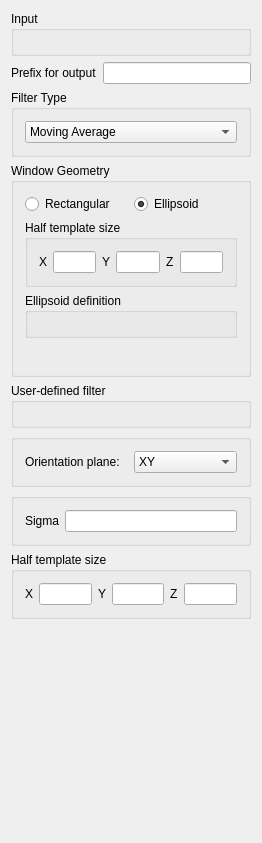
<?xml version="1.0" encoding="UTF-8"?>
<ui version="4.0">
 <class>movingWindows</class>
 <widget class="QWidget" name="movingWindows">
  <property name="enabled">
   <bool>true</bool>
  </property>
  <property name="geometry">
   <rect>
    <x>0</x>
    <y>0</y>
    <width>262</width>
    <height>843</height>
   </rect>
  </property>
  <property name="windowTitle">
   <string>Moving Windows</string>
  </property>
  <property name="AlgorithmCategory" stdset="0">
   <string>Utilities</string>
  </property>
  <property name="AlgorithmDescription" stdset="0">
   <string>Spatial Filtering</string>
  </property>
  <layout class="QGridLayout">
   <item row="0" column="0">
    <widget class="Q3GroupBox" name="GroupBox3">
     <property name="title">
      <string>Input</string>
     </property>
     <layout class="QVBoxLayout">
      <item>
       <widget class="PropertySelector" name="Input_data"/>
      </item>
     </layout>
    </widget>
   </item>
   <item row="1" column="0">
    <layout class="QHBoxLayout">
     <item>
      <widget class="QLabel" name="textLabel1_3">
       <property name="text">
        <string>Prefix for output</string>
       </property>
       <property name="wordWrap">
        <bool>false</bool>
       </property>
      </widget>
     </item>
     <item>
      <widget class="QLineEdit" name="prefix_out"/>
     </item>
    </layout>
   </item>
   <item row="2" column="0">
    <widget class="GsTLGroupBox" name="gsTLGroupBox9">
     <property name="title">
      <string>Filter Type</string>
     </property>
     <layout class="QVBoxLayout">
      <item>
       <widget class="QComboBox" name="filter_type">
        <item>
         <property name="text">
          <string>Moving Average</string>
         </property>
        </item>
        <item>
         <property name="text">
          <string>Moving Variance</string>
         </property>
        </item>
        <item>
         <property name="text">
          <string>Gaussian low pass</string>
         </property>
        </item>
        <item>
         <property name="text">
          <string>User defined</string>
         </property>
        </item>
        <item>
         <property name="text">
          <string>Sobel</string>
         </property>
        </item>
        <item>
         <property name="text">
          <string>Default Filtersim filters</string>
         </property>
        </item>
       </widget>
      </item>
     </layout>
    </widget>
   </item>
   <item row="3" column="0">
    <widget class="GsTLGroupBox" name="gsTLGroupBox">
     <property name="title">
      <string>Window Geometry</string>
     </property>
     <property name="keyword" stdset="0">
      <string>Moving Average;Moving Variance;Gaussian low pass</string>
     </property>
     <layout class="QGridLayout">
      <item row="0" column="0">
       <layout class="QHBoxLayout">
        <item>
         <widget class="QRadioButton" name="is_neigh_rect">
          <property name="text">
           <string>Rectangular</string>
          </property>
          <attribute name="buttonGroup">
           <string>buttonGroup</string>
          </attribute>
         </widget>
        </item>
        <item>
         <widget class="QRadioButton" name="is_neigh_ellipsoid">
          <property name="text">
           <string>Ellipsoid</string>
          </property>
          <property name="checked">
           <bool>true</bool>
          </property>
          <attribute name="buttonGroup">
           <string>buttonGroup</string>
          </attribute>
         </widget>
        </item>
       </layout>
      </item>
      <item row="1" column="0">
       <widget class="GsTLGroupBox" name="box_rect_size">
        <property name="title">
         <string>Half template size</string>
        </property>
        <property name="keyword" stdset="0">
         <string>Abracadabra</string>
        </property>
        <property name="displayed" stdset="0">
         <bool>false</bool>
        </property>
        <layout class="QHBoxLayout">
         <item>
          <layout class="QHBoxLayout">
           <item>
            <widget class="QLabel" name="textLabel1">
             <property name="text">
              <string>X</string>
             </property>
             <property name="wordWrap">
              <bool>false</bool>
             </property>
            </widget>
           </item>
           <item>
            <widget class="QLineEdit" name="size_x"/>
           </item>
          </layout>
         </item>
         <item>
          <layout class="QHBoxLayout">
           <item>
            <widget class="QLabel" name="textLabel1_4">
             <property name="text">
              <string>Y</string>
             </property>
             <property name="wordWrap">
              <bool>false</bool>
             </property>
            </widget>
           </item>
           <item>
            <widget class="QLineEdit" name="size_y"/>
           </item>
          </layout>
         </item>
         <item>
          <layout class="QHBoxLayout">
           <item>
            <widget class="QLabel" name="textLabel1_2">
             <property name="text">
              <string>Z</string>
             </property>
             <property name="wordWrap">
              <bool>false</bool>
             </property>
            </widget>
           </item>
           <item>
            <widget class="QLineEdit" name="size_z"/>
           </item>
          </layout>
         </item>
        </layout>
       </widget>
      </item>
      <item row="2" column="0">
       <widget class="GsTLGroupBox" name="box_ellip_size">
        <property name="title">
         <string>Ellipsoid definition</string>
        </property>
        <property name="keyword" stdset="0">
         <string>Abracadabra</string>
        </property>
        <layout class="QVBoxLayout">
         <item>
          <widget class="EllipsoidInput" name="neigh_ellipsoid"/>
         </item>
        </layout>
       </widget>
      </item>
      <item row="3" column="0">
       <spacer name="spacer3">
        <property name="orientation">
         <enum>Qt::Vertical</enum>
        </property>
        <property name="sizeType">
         <enum>QSizePolicy::Expanding</enum>
        </property>
        <property name="sizeHint" stdset="0">
         <size>
          <width>20</width>
          <height>21</height>
         </size>
        </property>
       </spacer>
      </item>
     </layout>
    </widget>
   </item>
   <item row="4" column="0">
    <widget class="GsTLGroupBox" name="box_filename">
     <property name="title">
      <string>User-defined filter</string>
     </property>
     <property name="keyword" stdset="0">
      <string>User defined</string>
     </property>
     <property name="displayed" stdset="0">
      <bool>false</bool>
     </property>
     <layout class="QVBoxLayout">
      <item>
       <widget class="FileChooser" name="filter_filename"/>
      </item>
     </layout>
    </widget>
   </item>
   <item row="5" column="0">
    <widget class="GsTLGroupBox" name="box_Sobel">
     <property name="title">
      <string/>
     </property>
     <property name="keyword" stdset="0">
      <string>Sobel</string>
     </property>
     <property name="displayed" stdset="0">
      <bool>false</bool>
     </property>
     <layout class="QGridLayout">
      <item row="0" column="0">
       <layout class="QHBoxLayout">
        <item>
         <widget class="QLabel" name="textLabel1_5">
          <property name="text">
           <string>Orientation plane:</string>
          </property>
          <property name="wordWrap">
           <bool>false</bool>
          </property>
         </widget>
        </item>
        <item>
         <widget class="QComboBox" name="Sobel_orientation">
          <item>
           <property name="text">
            <string>XY</string>
           </property>
          </item>
          <item>
           <property name="text">
            <string>XZ</string>
           </property>
          </item>
          <item>
           <property name="text">
            <string>YZ</string>
           </property>
          </item>
         </widget>
        </item>
       </layout>
      </item>
     </layout>
    </widget>
   </item>
   <item row="6" column="0">
    <widget class="GsTLGroupBox" name="box_sigma">
     <property name="title">
      <string/>
     </property>
     <property name="keyword" stdset="0">
      <string>Gaussian low pass</string>
     </property>
     <property name="displayed" stdset="0">
      <bool>false</bool>
     </property>
     <layout class="QVBoxLayout">
      <item>
       <layout class="QHBoxLayout">
        <item>
         <widget class="QLabel" name="textLabel1_3_2">
          <property name="text">
           <string>Sigma</string>
          </property>
          <property name="wordWrap">
           <bool>false</bool>
          </property>
         </widget>
        </item>
        <item>
         <widget class="QLineEdit" name="sigma"/>
        </item>
       </layout>
      </item>
     </layout>
    </widget>
   </item>
   <item row="7" column="0">
    <widget class="GsTLGroupBox" name="box_Filtersim_def">
     <property name="title">
      <string>Half template size</string>
     </property>
     <property name="keyword" stdset="0">
      <string>Default Filtersim filters</string>
     </property>
     <property name="displayed" stdset="0">
      <bool>false</bool>
     </property>
     <layout class="QHBoxLayout">
      <item>
       <layout class="QHBoxLayout">
        <item>
         <widget class="QLabel" name="textLabel1_5_2">
          <property name="text">
           <string>X</string>
          </property>
          <property name="wordWrap">
           <bool>false</bool>
          </property>
         </widget>
        </item>
        <item>
         <widget class="QLineEdit" name="Filtsim_def_size_x"/>
        </item>
       </layout>
      </item>
      <item>
       <layout class="QHBoxLayout">
        <item>
         <widget class="QLabel" name="textLabel1_4_2_2">
          <property name="text">
           <string>Y</string>
          </property>
          <property name="wordWrap">
           <bool>false</bool>
          </property>
         </widget>
        </item>
        <item>
         <widget class="QLineEdit" name="Filtsim_def_size_y"/>
        </item>
       </layout>
      </item>
      <item>
       <layout class="QHBoxLayout">
        <item>
         <widget class="QLabel" name="textLabel1_2_2_2">
          <property name="text">
           <string>Z</string>
          </property>
          <property name="wordWrap">
           <bool>false</bool>
          </property>
         </widget>
        </item>
        <item>
         <widget class="QLineEdit" name="Filtsim_def_size_z"/>
        </item>
       </layout>
      </item>
     </layout>
    </widget>
   </item>
   <item row="8" column="0">
    <spacer name="spacer2">
     <property name="orientation">
      <enum>Qt::Vertical</enum>
     </property>
     <property name="sizeType">
      <enum>QSizePolicy::Expanding</enum>
     </property>
     <property name="sizeHint" stdset="0">
      <size>
       <width>20</width>
       <height>50</height>
      </size>
     </property>
    </spacer>
   </item>
  </layout>
 </widget>
 <layoutdefault spacing="6" margin="11"/>
 <pixmapfunction>qPixmapFromMimeSource</pixmapfunction>
 <customwidgets>
  <customwidget>
   <class>FileChooser</class>
   <extends>QWidget</extends>
   <header>GsTLAppli/extra/qtplugins/filechooser.h</header>
  </customwidget>
  <customwidget>
   <class>GsTLGroupBox</class>
   <extends>QGroupBox</extends>
   <header>GsTLAppli/extra/qtplugins/selectors.h</header>
  </customwidget>
  <customwidget>
   <class>EllipsoidInput</class>
   <extends>QWidget</extends>
   <header>GsTLAppli/extra/qtplugins/ellipsoid_input.h</header>
  </customwidget>
  <customwidget>
   <class>PropertySelector</class>
   <extends>QWidget</extends>
   <header>GsTLAppli/extra/qtplugins/selectors.h</header>
  </customwidget>
  <customwidget>
   <class>Q3GroupBox</class>
   <extends>QGroupBox</extends>
   <header>Qt3Support/Q3GroupBox</header>
   <container>1</container>
  </customwidget>
 </customwidgets>
 <includes>
  <include location="local">propertyselector.h</include>
  <include location="local">gstlgroupbox.h</include>
  <include location="local">gstlgroupbox.h</include>
  <include location="local">gstlgroupbox.h</include>
  <include location="local">gstlgroupbox.h</include>
  <include location="local">ellipsoidinput.h</include>
  <include location="local">gstl_table.h</include>
  <include location="local">gstl_table.h</include>
  <include location="local">gstlgroupbox.h</include>
  <include location="local">filechooser.h</include>
  <include location="local">gstlgroupbox.h</include>
  <include location="local">gstlgroupbox.h</include>
  <include location="local">gstlgroupbox.h</include>
 </includes>
 <resources/>
 <connections>
  <connection>
   <sender>filter_type</sender>
   <signal>activated(QString)</signal>
   <receiver>box_filename</receiver>
   <slot>setShown(QString)</slot>
   <hints>
    <hint type="sourcelabel">
     <x>20</x>
     <y>20</y>
    </hint>
    <hint type="destinationlabel">
     <x>20</x>
     <y>20</y>
    </hint>
   </hints>
  </connection>
  <connection>
   <sender>filter_type</sender>
   <signal>activated(QString)</signal>
   <receiver>box_Sobel</receiver>
   <slot>setShown(QString)</slot>
   <hints>
    <hint type="sourcelabel">
     <x>20</x>
     <y>20</y>
    </hint>
    <hint type="destinationlabel">
     <x>20</x>
     <y>20</y>
    </hint>
   </hints>
  </connection>
  <connection>
   <sender>filter_type</sender>
   <signal>activated(QString)</signal>
   <receiver>box_rect_size</receiver>
   <slot>setHidden(QString)</slot>
   <hints>
    <hint type="sourcelabel">
     <x>20</x>
     <y>20</y>
    </hint>
    <hint type="destinationlabel">
     <x>20</x>
     <y>20</y>
    </hint>
   </hints>
  </connection>
  <connection>
   <sender>filter_type</sender>
   <signal>activated(QString)</signal>
   <receiver>box_sigma</receiver>
   <slot>setShown(QString)</slot>
   <hints>
    <hint type="sourcelabel">
     <x>20</x>
     <y>20</y>
    </hint>
    <hint type="destinationlabel">
     <x>20</x>
     <y>20</y>
    </hint>
   </hints>
  </connection>
  <connection>
   <sender>is_neigh_rect</sender>
   <signal>toggled(bool)</signal>
   <receiver>box_rect_size</receiver>
   <slot>setShown(bool)</slot>
   <hints>
    <hint type="sourcelabel">
     <x>20</x>
     <y>20</y>
    </hint>
    <hint type="destinationlabel">
     <x>20</x>
     <y>20</y>
    </hint>
   </hints>
  </connection>
  <connection>
   <sender>is_neigh_ellipsoid</sender>
   <signal>toggled(bool)</signal>
   <receiver>box_ellip_size</receiver>
   <slot>setShown(bool)</slot>
   <hints>
    <hint type="sourcelabel">
     <x>20</x>
     <y>20</y>
    </hint>
    <hint type="destinationlabel">
     <x>20</x>
     <y>20</y>
    </hint>
   </hints>
  </connection>
  <connection>
   <sender>filter_type</sender>
   <signal>activated(QString)</signal>
   <receiver>gsTLGroupBox</receiver>
   <slot>setShown(QString)</slot>
   <hints>
    <hint type="sourcelabel">
     <x>20</x>
     <y>20</y>
    </hint>
    <hint type="destinationlabel">
     <x>20</x>
     <y>20</y>
    </hint>
   </hints>
  </connection>
  <connection>
   <sender>filter_type</sender>
   <signal>activated(QString)</signal>
   <receiver>box_Filtersim_def</receiver>
   <slot>setShown(QString)</slot>
   <hints>
    <hint type="sourcelabel">
     <x>20</x>
     <y>20</y>
    </hint>
    <hint type="destinationlabel">
     <x>20</x>
     <y>20</y>
    </hint>
   </hints>
  </connection>
 </connections>
 <buttongroups>
  <buttongroup name="buttonGroup"/>
 </buttongroups>
</ui>
